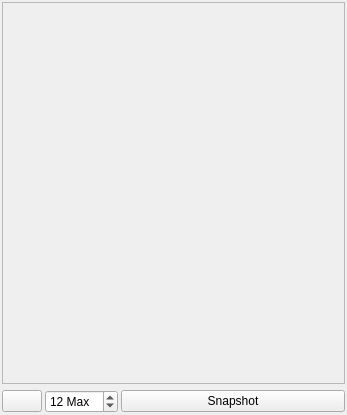
<?xml version="1.0" encoding="UTF-8"?>
<ui version="4.0">
 <class>Form</class>
 <widget class="QWidget" name="Form">
  <property name="geometry">
   <rect>
    <x>0</x>
    <y>0</y>
    <width>347</width>
    <height>415</height>
   </rect>
  </property>
  <property name="windowTitle">
   <string>Form</string>
  </property>
  <layout class="QGridLayout" name="gridLayout">
   <property name="leftMargin">
    <number>2</number>
   </property>
   <property name="topMargin">
    <number>2</number>
   </property>
   <property name="rightMargin">
    <number>2</number>
   </property>
   <property name="bottomMargin">
    <number>2</number>
   </property>
   <item row="1" column="0">
    <layout class="QHBoxLayout" name="horizontalLayout">
     <property name="spacing">
      <number>3</number>
     </property>
     <item>
      <widget class="QPushButton" name="clear_snapshots_button">
       <property name="sizePolicy">
        <sizepolicy hsizetype="Fixed" vsizetype="Fixed">
         <horstretch>0</horstretch>
         <verstretch>0</verstretch>
        </sizepolicy>
       </property>
       <property name="text">
        <string/>
       </property>
      </widget>
     </item>
     <item>
      <widget class="QSpinBox" name="capacity">
       <property name="sizePolicy">
        <sizepolicy hsizetype="Fixed" vsizetype="Fixed">
         <horstretch>0</horstretch>
         <verstretch>0</verstretch>
        </sizepolicy>
       </property>
       <property name="suffix">
        <string> Max</string>
       </property>
       <property name="minimum">
        <number>3</number>
       </property>
       <property name="maximum">
        <number>999</number>
       </property>
       <property name="value">
        <number>12</number>
       </property>
      </widget>
     </item>
     <item>
      <widget class="QPushButton" name="take_snapshot_button">
       <property name="text">
        <string>Snapshot</string>
       </property>
      </widget>
     </item>
    </layout>
   </item>
   <item row="0" column="0">
    <widget class="QScrollArea" name="snapshots_area">
     <property name="widgetResizable">
      <bool>true</bool>
     </property>
     <widget class="QWidget" name="scrollAreaWidgetContents_2">
      <property name="geometry">
       <rect>
        <x>0</x>
        <y>0</y>
        <width>341</width>
        <height>383</height>
       </rect>
      </property>
      <layout class="QVBoxLayout" name="verticalLayout">
       <item>
        <layout class="QVBoxLayout" name="snapshots_list"/>
       </item>
       <item>
        <spacer name="verticalSpacer">
         <property name="orientation">
          <enum>Qt::Vertical</enum>
         </property>
         <property name="sizeHint" stdset="0">
          <size>
           <width>20</width>
           <height>40</height>
          </size>
         </property>
        </spacer>
       </item>
      </layout>
     </widget>
    </widget>
   </item>
  </layout>
 </widget>
 <resources/>
 <connections/>
</ui>
